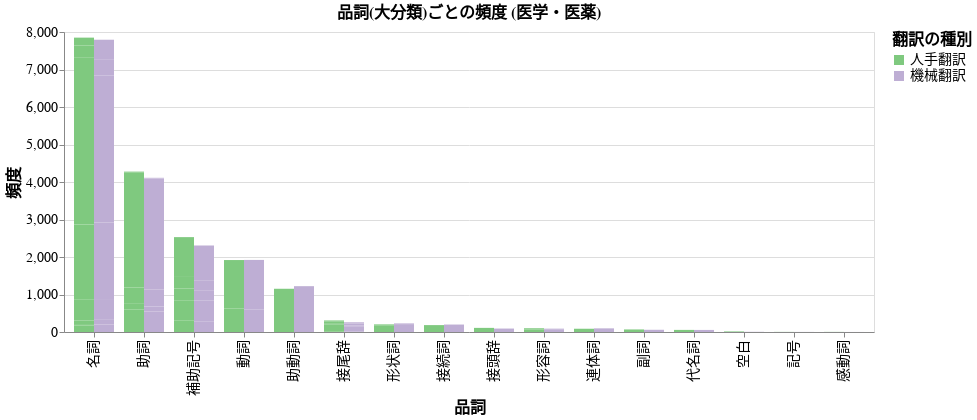

Notebook cell for this chart:
### Code cell
chart = alt.Chart(df_B_melted).mark_bar().encode(
    alt.X("pos1:N", sort="-y", title="品詞"),
    alt.Y("freq:Q", title="頻度"),
    alt.Tooltip(["freq"]),
    alt.Color("category:N", title='翻訳の種別').scale(scheme="accent"),
    xOffset="category:N",
    #color="category:N"
).properties(
    title="品詞(大分類)ごとの頻度 (医学・医薬)"
).configure_axis(
    labelFont=caption_font,
    titleFont=caption_font,
    labelFontSize=14,
    titleFontSize=16
).configure_title(
    fontSize=16,
    font=caption_font
).configure_legend(
    labelFont=label_font,
    labelFontSize=14,
    titleFont=caption_font,
    titleFontSize=16
)
chart.save("./chart/grouped_bar_chart_all_pos_B.pdf", scale_factor=4)
chart.show()

### Figure 1 — Vega-Lite specification as saved in the notebook (floating-point values rounded to 4 significant figures)
{"config": {"view": {"continuousWidth": 300, "continuousHeight": 300}, "axis": {"labelFont": "Noto Sans JP", "labelFontSize": 14, "titleFont": "Noto Sans JP", "titleFontSize": 16}, "legend": {"labelFont": "IBM Plex Mono", "labelFontSize": 14, "titleFont": "Noto Sans JP", "titleFontSize": 16}, "title": {"font": "Noto Sans JP", "fontSize": 16}}, "data": {"name": "data-cea02c03f0d3835bba1fc6605801fe0a"}, "mark": {"type": "bar"}, "encoding": {"color": {"field": "category", "scale": {"scheme": "accent"}, "title": "翻訳の種別", "type": "nominal"}, "tooltip": [{"field": "freq", "type": "quantitative"}], "x": {"field": "pos1", "sort": "-y", "title": "品詞", "type": "nominal"}, "xOffset": {"field": "category", "type": "nominal"}, "y": {"field": "freq", "title": "頻度", "type": "quantitative"}}, "title": "品詞(大分類)ごとの頻度 (医学・医薬)", "$schema": "https://vega.github.io/schema/vega-lite/v5.20.1.json", "datasets": {"data-cea02c03f0d3835bba1fc6605801fe0a": [{"pos1": "代名詞", "pos2": "N", "pos3": "N", "category": "機械翻訳", "freq": 55, "pos": "代名詞"}, {"pos1": "副詞", "pos2": "N", "pos3": "N", "category": "機械翻訳", "freq": 59, "pos": "副詞"}, {"pos1": "助動詞", "pos2": "N", "pos3": "N", "category": "機械翻訳", "freq": 1222, "pos": "助動詞"}, {"pos1": "助詞", "pos2": "係助詞", "pos3": "N", "category": "機械翻訳", "freq": 550, "pos": "助詞-係助詞"}, {"pos1": "助詞", "pos2": "副助詞", "pos3": "N", "category": "機械翻訳", "freq": 132, "pos": "助詞-副助詞"}, {"pos1": "助詞", "pos2": "接続助詞", "pos3": "N", "category": "機械翻訳", "freq": 457, "pos": "助詞-接続助詞"}, {"pos1": "助詞", "pos2": "格助詞", "pos3": "N", "category": "機械翻訳", "freq": 2953, "pos": "助詞-格助詞"}, {"pos1": "助詞", "pos2": "準体助詞", "pos3": "N", "category": "機械翻訳", "freq": 10, "pos": "助詞-準体助詞"}, {"pos1": "助詞", "pos2": "終助詞", "pos3": "N", "category": "機械翻訳", "freq": 10, "pos": "助詞-終助詞"}, {"pos1": "動詞", "pos2": "一般", "pos3": "N", "category": "機械翻訳", "freq": 595, "pos": "動詞-一般"}, {"pos1": "動詞", "pos2": "非自立可能", "pos3": "N", "category": "機械翻訳", "freq": 1327, "pos": "動詞-非自立可能"}, {"pos1": "名詞", "pos2": "固有名詞", "pos3": "一般", "category": "機械翻訳", "freq": 199, "pos": "名詞-固有名詞-一般"}, {"pos1": "名詞", "pos2": "固有名詞", "pos3": "人名", "category": "機械翻訳", "freq": 41, "pos": "名詞-固有名詞-人名"}, {"pos1": "名詞", "pos2": "固有名詞", "pos3": "地名", "category": "機械翻訳", "freq": 84, "pos": "名詞-固有名詞-地名"}, {"pos1": "名詞", "pos2": "数詞", "pos3": "N", "category": "機械翻訳", "freq": 555, "pos": "名詞-数詞"}, {"pos1": "名詞", "pos2": "普通名詞", "pos3": "サ変可能", "category": "機械翻訳", "freq": 2029, "pos": "名詞-普通名詞-サ変可能"}, {"pos1": "名詞", "pos2": "普通名詞", "pos3": "サ変形状詞可能", "category": "機械翻訳", "freq": 13, "pos": "名詞-普通名詞-サ変形状詞可能"}, {"pos1": "名詞", "pos2": "普通名詞", "pos3": "一般", "category": "機械翻訳", "freq": 3929, "pos": "名詞-普通名詞-一般"}, {"pos1": "名詞", "pos2": "普通名詞", "pos3": "副詞可能", "category": "機械翻訳", "freq": 408, "pos": "名詞-普通名詞-副詞可能"}, {"pos1": "名詞", "pos2": "普通名詞", "pos3": "助数詞可能", "category": "機械翻訳", "freq": 289, "pos": "名詞-普通名詞-助数詞可能"}, {"pos1": "名詞", "pos2": "普通名詞", "pos3": "形状詞可能", "category": "機械翻訳", "freq": 247, "pos": "名詞-普通名詞-形状詞可能"}, {"pos1": "形容詞", "pos2": "一般", "pos3": "N", "category": "機械翻訳", "freq": 60, "pos": "形容詞-一般"}, {"pos1": "形容詞", "pos2": "非自立可能", "pos3": "N", "category": "機械翻訳", "freq": 29, "pos": "形容詞-非自立可能"}, {"pos1": "形状詞", "pos2": "一般", "pos3": "N", "category": "機械翻訳", "freq": 190, "pos": "形状詞-一般"}, {"pos1": "形状詞", "pos2": "助動詞語幹", "pos3": "N", "category": "機械翻訳", "freq": 39, "pos": "形状詞-助動詞語幹"}, {"pos1": "感動詞", "pos2": "一般", "pos3": "N", "category": "機械翻訳", "freq": 1, "pos": "感動詞-一般"}, {"pos1": "接尾辞", "pos2": "動詞的", "pos3": "N", "category": "機械翻訳", "freq": 0, "pos": "接尾辞-動詞的"}, {"pos1": "接尾辞", "pos2": "名詞的", "pos3": "サ変可能", "category": "機械翻訳", "freq": 9, "pos": "接尾辞-名詞的-サ変可能"}, {"pos1": "接尾辞", "pos2": "名詞的", "pos3": "一般", "category": "機械翻訳", "freq": 145, "pos": "接尾辞-名詞的-一般"}, {"pos1": "接尾辞", "pos2": "名詞的", "pos3": "副詞可能", "category": "機械翻訳", "freq": 21, "pos": "接尾辞-名詞的-副詞可能"}, {"pos1": "接尾辞", "pos2": "名詞的", "pos3": "助数詞", "category": "機械翻訳", "freq": 53, "pos": "接尾辞-名詞的-助数詞"}, {"pos1": "接尾辞", "pos2": "形容詞的", "pos3": "N", "category": "機械翻訳", "freq": 1, "pos": "接尾辞-形容詞的"}, {"pos1": "接尾辞", "pos2": "形状詞的", "pos3": "N", "category": "機械翻訳", "freq": 30, "pos": "接尾辞-形状詞的"}, {"pos1": "接続詞", "pos2": "N", "pos3": "N", "category": "機械翻訳", "freq": 199, "pos": "接続詞"}, {"pos1": "接頭辞", "pos2": "N", "pos3": "N", "category": "機械翻訳", "freq": 92, "pos": "接頭辞"}, {"pos1": "空白", "pos2": "N", "pos3": "N", "category": "機械翻訳", "freq": 5, "pos": "空白"}, {"pos1": "補助記号", "pos2": "一般", "pos3": "N", "category": "機械翻訳", "freq": 287, "pos": "補助記号-一般"}, {"pos1": "補助記号", "pos2": "句点", "pos3": "N", "category": "機械翻訳", "freq": 548, "pos": "補助記号-句点"}, {"pos1": "補助記号", "pos2": "括弧閉", "pos3": "N", "category": "機械翻訳", "freq": 264, "pos": "補助記号-括弧閉"}, {"pos1": "補助記号", "pos2": "括弧開", "pos3": "N", "category": "機械翻訳", "freq": 267, "pos": "補助記号-括弧開"}, {"pos1": "補助記号", "pos2": "読点", "pos3": "N", "category": "機械翻訳", "freq": 941, "pos": "補助記号-読点"}, {"pos1": "記号", "pos2": "一般", "pos3": "N", "category": "機械翻訳", "freq": 2, "pos": "記号-一般"}, {"pos1": "連体詞", "pos2": "N", "pos3": "N", "category": "機械翻訳", "freq": 97, "pos": "連体詞"}, {"pos1": "代名詞", "pos2": "N", "pos3": "N", "category": "人手翻訳", "freq": 56, "pos": "代名詞"}, {"pos1": "副詞", "pos2": "N", "pos3": "N", "category": "人手翻訳", "freq": 68, "pos": "副詞"}, {"pos1": "助動詞", "pos2": "N", "pos3": "N", "category": "人手翻訳", "freq": 1153, "pos": "助動詞"}, {"pos1": "助詞", "pos2": "係助詞", "pos3": "N", "category": "人手翻訳", "freq": 604, "pos": "助詞-係助詞"}, {"pos1": "助詞", "pos2": "副助詞", "pos3": "N", "category": "人手翻訳", "freq": 147, "pos": "助詞-副助詞"}, {"pos1": "助詞", "pos2": "接続助詞", "pos3": "N", "category": "人手翻訳", "freq": 435, "pos": "助詞-接続助詞"}, {"pos1": "助詞", "pos2": "格助詞", "pos3": "N", "category": "人手翻訳", "freq": 3061, "pos": "助詞-格助詞"}, {"pos1": "助詞", "pos2": "準体助詞", "pos3": "N", "category": "人手翻訳", "freq": 19, "pos": "助詞-準体助詞"}, {"pos1": "助詞", "pos2": "終助詞", "pos3": "N", "category": "人手翻訳", "freq": 11, "pos": "助詞-終助詞"}, {"pos1": "動詞", "pos2": "一般", "pos3": "N", "category": "人手翻訳", "freq": 630, "pos": "動詞-一般"}, {"pos1": "動詞", "pos2": "非自立可能", "pos3": "N", "category": "人手翻訳", "freq": 1289, "pos": "動詞-非自立可能"}, {"pos1": "名詞", "pos2": "固有名詞", "pos3": "一般", "category": "人手翻訳", "freq": 173, "pos": "名詞-固有名詞-一般"}, {"pos1": "名詞", "pos2": "固有名詞", "pos3": "人名", "category": "人手翻訳", "freq": 38, "pos": "名詞-固有名詞-人名"}, {"pos1": "名詞", "pos2": "固有名詞", "pos3": "地名", "category": "人手翻訳", "freq": 95, "pos": "名詞-固有名詞-地名"}, {"pos1": "名詞", "pos2": "数詞", "pos3": "N", "category": "人手翻訳", "freq": 568, "pos": "名詞-数詞"}, {"pos1": "名詞", "pos2": "普通名詞", "pos3": "サ変可能", "category": "人手翻訳", "freq": 1987, "pos": "名詞-普通名詞-サ変可能"}, {"pos1": "名詞", "pos2": "普通名詞", "pos3": "サ変形状詞可能", "category": "人手翻訳", "freq": 14, "pos": "名詞-普通名詞-サ変形状詞可能"}, {"pos1": "名詞", "pos2": "普通名詞", "pos3": "一般", "category": "人手翻訳", "freq": 4030, "pos": "名詞-普通名詞-一般"}, {"pos1": "名詞", "pos2": "普通名詞", "pos3": "副詞可能", "category": "人手翻訳", "freq": 423, "pos": "名詞-普通名詞-副詞可能"}, {"pos1": "名詞", "pos2": "普通名詞", "pos3": "助数詞可能", "category": "人手翻訳", "freq": 312, "pos": "名詞-普通名詞-助数詞可能"}, {"pos1": "名詞", "pos2": "普通名詞", "pos3": "形状詞可能", "category": "人手翻訳", "freq": 210, "pos": "名詞-普通名詞-形状詞可能"}, {"pos1": "形容詞", "pos2": "一般", "pos3": "N", "category": "人手翻訳", "freq": 70, "pos": "形容詞-一般"}, {"pos1": "形容詞", "pos2": "非自立可能", "pos3": "N", "category": "人手翻訳", "freq": 30, "pos": "形容詞-非自立可能"}, {"pos1": "形状詞", "pos2": "一般", "pos3": "N", "category": "人手翻訳", "freq": 168, "pos": "形状詞-一般"}, {"pos1": "形状詞", "pos2": "助動詞語幹", "pos3": "N", "category": "人手翻訳", "freq": 35, "pos": "形状詞-助動詞語幹"}, {"pos1": "感動詞", "pos2": "一般", "pos3": "N", "category": "人手翻訳", "freq": 3, "pos": "感動詞-一般"}, {"pos1": "接尾辞", "pos2": "動詞的", "pos3": "N", "category": "人手翻訳", "freq": 1, "pos": "接尾辞-動詞的"}, {"pos1": "接尾辞", "pos2": "名詞的", "pos3": "サ変可能", "category": "人手翻訳", "freq": 5, "pos": "接尾辞-名詞的-サ変可能"}, {"pos1": "接尾辞", "pos2": "名詞的", "pos3": "一般", "category": "人手翻訳", "freq": 189, "pos": "接尾辞-名詞的-一般"}, {"pos1": "接尾辞", "pos2": "名詞的", "pos3": "副詞可能", "category": "人手翻訳", "freq": 24, "pos": "接尾辞-名詞的-副詞可能"}, {"pos1": "接尾辞", "pos2": "名詞的", "pos3": "助数詞", "category": "人手翻訳", "freq": 56, "pos": "接尾辞-名詞的-助数詞"}, {"pos1": "接尾辞", "pos2": "形容詞的", "pos3": "N", "category": "人手翻訳", "freq": 0, "pos": "接尾辞-形容詞的"}, {"pos1": "接尾辞", "pos2": "形状詞的", "pos3": "N", "category": "人手翻訳", "freq": 33, "pos": "接尾辞-形状詞的"}, {"pos1": "接続詞", "pos2": "N", "pos3": "N", "category": "人手翻訳", "freq": 184, "pos": "接続詞"}, {"pos1": "接頭辞", "pos2": "N", "pos3": "N", "category": "人手翻訳", "freq": 110, "pos": "接頭辞"}, {"pos1": "空白", "pos2": "N", "pos3": "N", "category": "人手翻訳", "freq": 15, "pos": "空白"}, {"pos1": "補助記号", "pos2": "一般", "pos3": "N", "category": "人手翻訳", "freq": 313, "pos": "補助記号-一般"}, {"pos1": "補助記号", "pos2": "句点", "pos3": "N", "category": "人手翻訳", "freq": 534, "pos": "補助記号-句点"}, {"pos1": "補助記号", "pos2": "括弧閉", "pos3": "N", "category": "人手翻訳", "freq": 311, "pos": "補助記号-括弧閉"}, {"pos1": "補助記号", "pos2": "括弧開", "pos3": "N", "category": "人手翻訳", "freq": 310, "pos": "補助記号-括弧開"}, {"pos1": "補助記号", "pos2": "読点", "pos3": "N", "category": "人手翻訳", "freq": 1062, "pos": "補助記号-読点"}, {"pos1": "記号", "pos2": "一般", "pos3": "N", "category": "人手翻訳", "freq": 3, "pos": "記号-一般"}, {"pos1": "連体詞", "pos2": "N", "pos3": "N", "category": "人手翻訳", "freq": 87, "pos": "連体詞"}]}}
